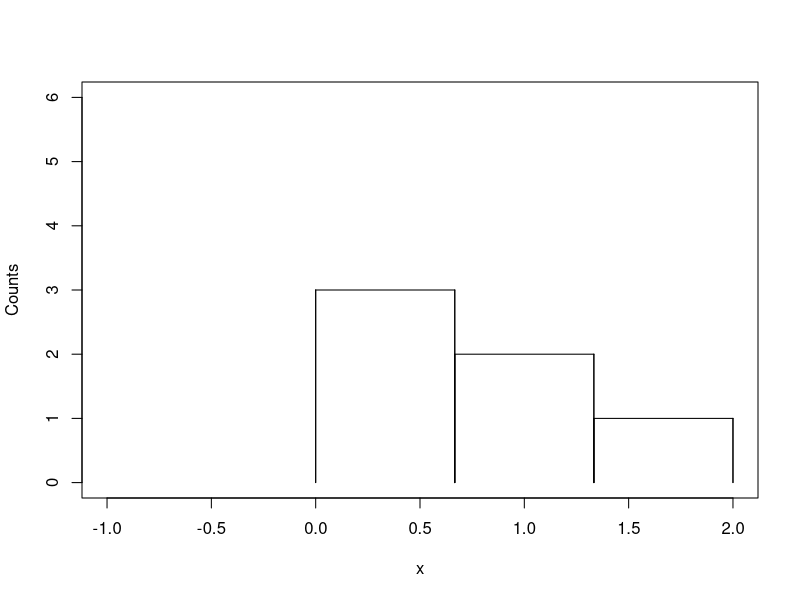

This chart was generated by the following R code:
counts = function(a,n){
  i = rep(0, n)
  
  interval = (max(a) - min(a))/n
  
  for(x in 1:length(a)){
    for(y in 1:n-1){
      if(a[x] >= (min(a) + (y-1)*interval) & a[x] < (min(a) + y*interval)){
        i[y] = i[y] + 1
      }
      y = y + 1
    }
    if(a[x] >= (min(a) + (n-1)*interval) & a[x] <= (min(a) + n*interval)){
      i[y] = i[y] + 1
    }
    x = x + 1
  }
  
  return(i)
}

histo = function(a,n){
  plot(1,
       type="n",
       xlab="x",
       ylab="Counts",
       xlim=c(min(a)-1,max(a)),
       ylim=c(0,length(a)))
  
  i = counts(a,n)
  interval = (max(a) - min(a))/n
  
  for(z in 1:length(i)){
    m1 = min(a)+(z-1)*interval
    m2 = min(a)+z*interval
    lines(c(m1,m1),c(i[z],i[z]),type = 'h')
    lines(c(m2,m2),c(i[z],i[z]),type = 'h')
    lines(c(m1,m2),c(i[z],i[z]))
    z = z + 1
  }
}
#a = rnorm(100, mean = -1, sd = sqrt(1))
#b = rnorm(100, mean = 1, sd = sqrt(1))
#A = c(a,b)
A = c(0, 0, 0, 1, 1, 2)
n = 3
histo(A,n)

